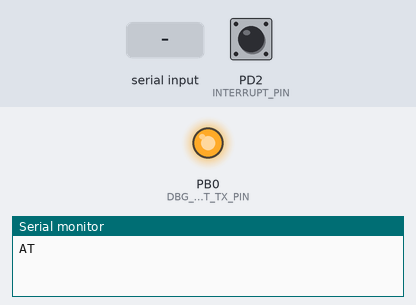
A program run on a simulated ATmega328P, built with avr-gcc and emulated at 16 MHz. Parts: output pins drawn as LEDs (lit = HIGH), the last lines printed to the serial monitor. The test bench sets the inputs (shaded band); at power-on: PD2 (INTERRUPT_PIN) HIGH.

Above: at 1.8 s.
1.9 s: PD2 (INTERRUPT_PIN) pulled LOW for 0.15 s
At 3.1 s:
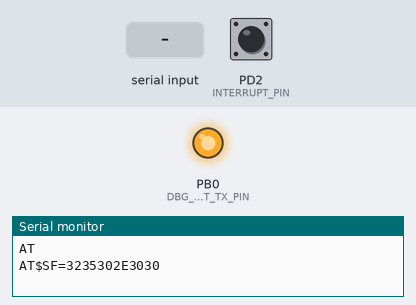
3.5 s: "1\n" received over Serial
5.0 s: "0\n" received over Serial
At 5.7 s:
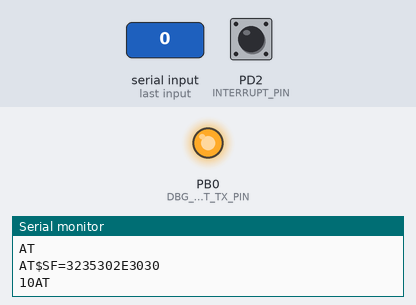
Timing chart, 0 to 8.0 s (numbered marks = the images above; inputs shaded):
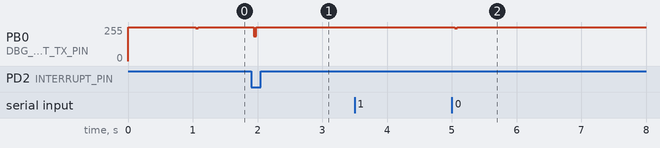

Measured:
- after the input at 1.9 s, PB0 (DBG_UART_TX_PIN): 255/255 → 185/255 at once, → 255/255 0.04 s later
- after the input at 5.0 s, PB0 (DBG_UART_TX_PIN): 255/255 → 246/255 at once, → 255/255 0.04 s later

The program:

main.c
```c
/*
 * main.c
 *
 *  Created on: 17 Sep 2015
 *      Author: benjie
 */

#include <avr/io.h>
#include <util/delay.h>
#include <stdio.h>
#include <string.h>
#include <avr/interrupt.h>
#include <avr/sleep.h>

#include "dbg_putchar.h"
#include "usart.h"
#include "adc.h"
#include "millis.h"

#define ADC_CHANNEL 5
#define INTERRUPT_PIN 2
#define TIME_DELAY 20

void snocCmd(char cmdStr[]);

int main(void) {

	//enable pull-up on INT-0 pin(PD2)
	DDRD &= ~(1 << INTERRUPT_PIN);
	PORTD |= (1 << INTERRUPT_PIN);

	//configure for falling edge of IRQ
	EICRA |= (1 << ISC01);

	//enable INT0
	EIMSK |= (1 << INT0);

	//enable global INTs - 1 in I-bit of SREG
	sei();

	usartInit();
	dbg_tx_init();
	millisInit();
	adcInit(ADC_CHANNEL);

	//adding a delay before sending AT commands
	_delay_ms(1000);

	snocCmd("AT\n");
	snocCmd("AT\n");
	snocCmd("AT\n");

	while (1) {
		sleep_mode(); //CPU stops executing

	}

}

void snocCmd(char cmdStr[]) {
	char rxStr[20];
	uint8_t rxIndex = 0;
	uint8_t newLineReceived = 0;

	dbg_putStr(cmdStr);
	usartSendString(cmdStr);
	rxIndex = 0;

	while (!newLineReceived) {

		while (!usartCharReceived()) {

		}

		rxStr[rxIndex] = usartReadChar();
		if (rxStr[rxIndex] == '\n') {
			newLineReceived = 1;
			rxStr[rxIndex] = '\0';
		} else {
			rxIndex++;
		}
	}
	usartSendString(rxStr);
}


ISR(INT0_vect) {

	static uint32_t currentTime, lastISRRunTime = 0;
	currentTime = millis();

	if (currentTime - lastISRRunTime >= TIME_DELAY) {

		//clear EIFR flag in case of bounce
		if (EIFR & (1 << INTF0)) {
			EIFR |= (1 << INTF0);
		}

		if (!(PIND & (1 << 2))) { //PD2 (INT0) is low
			char myTempStr[17], outword[33], finalCommand[20]; //17:16+1, 33:16*2+1
			double currentTemp;
			uint16_t adcValue;
			adcValue = adcRead();
			currentTemp = ((5.0 / 1024) * adcValue) / 0.01; //((refVolt/steps)*code)/10mV = degree temp
			sprintf(myTempStr, "%.2lf", currentTemp);
			int len = strlen(myTempStr);
			if (myTempStr[len - 1] == '\n')
				myTempStr[--len] = '\0';

			for (int i = 0; i < len; i++) {
				sprintf(outword + i * 2, "%02X", myTempStr[i]);
			}

			sprintf(finalCommand, "AT$SF=%s\n", outword);
			snocCmd(finalCommand);
		}
		lastISRRunTime  = currentTime;
	}
}
```

adc.c
```c
/*
 * adc.c
 *
 *  Created on: 14-Dec-2018
 *      Author: vishani
 */

#include <avr/interrupt.h>
#include <util/atomic.h>

#include "adc.h"

void adcInit(uint8_t channel) {
	//Make ADC5 an input pin
	DDRC &= ~(1 << channel);

	//Connect channel 5 to ADC (AD5 pin)
	ADMUX |= ((1 << MUX2) | (1 << MUX0));

	//use AVcc as ref voltage
	ADMUX |= (1 << REFS0);

	//8 bit result
	//ADMUX |= (1 << ADLAR);

	//128 prescale = 125kHz ADC clock
	ADCSRA |= ((1 << ADPS0) | (1 << ADPS1) | (1 << ADPS2));

	//switch on ADC
	ADCSRA |= (1 << ADEN);
}

uint16_t adcRead(void) {
	uint16_t adcResult;
	//start conversion
	ADCSRA |= (1 << ADSC);

	//wait for ADC to complete
	//wait until ADSC bit goes low
	while (ADCSRA & (1 << ADSC)) {

	}

	//ADC is complete - grab result...
	adcResult = ADC;
	return adcResult;
}
```

adc.h
```c
/*
 * adc.h
 *
 *  Created on: 14-Dec-2018
 *      Author: vishani
 */

#ifndef ADC_H_
#define ADC_H_

void adcInit(uint8_t channel);
uint16_t adcRead(void);


#endif /* ADC_H_ */
```

dbg_putchar.c
```c
// (licence header left out)
#include <stdint.h>
#include <avr/io.h>
#include <avr/interrupt.h>

#include "dbg_putchar.h"

#if DBG_UART_ENABLE

void dbg_putStr(char string[])
{
	uint8_t i = 0;

	while(string[i] != '\0')
	{
		dbg_putchar(string[i++]);
	}
}

void dbg_putchar(uint8_t c)
{
#define DBG_UART_TX_NUM_DELAY_CYCLES	((F_CPU/DBG_UART_BAUDRATE-16)/4+1)
#define DBG_UART_TX_NUM_ADD_NOP		((F_CPU/DBG_UART_BAUDRATE-16)%4)
	uint8_t sreg;
	uint16_t tmp;
	uint8_t numiter = 10;

	sreg = SREG;
	cli();

	asm volatile (
		/* put the START bit */
		"in %A0, %3"		"\n\t"	/* 1 */
		"cbr %A0, %4"		"\n\t"	/* 1 */
		"out %3, %A0"		"\n\t"	/* 1 */
		/* compensate for the delay induced by the loop for the
		 * other bits */
		"nop"			"\n\t"	/* 1 */
		"nop"			"\n\t"	/* 1 */
		"nop"			"\n\t"	/* 1 */
		"nop"			"\n\t"	/* 1 */
		"nop"			"\n\t"	/* 1 */

		/* delay */
	   "1:" "ldi %A0, lo8(%5)"	"\n\t"	/* 1 */
		"ldi %B0, hi8(%5)"	"\n\t"	/* 1 */
	   "2:" "sbiw %A0, 1"		"\n\t"	/* 2 */
		"brne 2b"		"\n\t"	/* 1 if EQ, 2 if NEQ */
#if DBG_UART_TX_NUM_ADD_NOP > 0
		"nop"			"\n\t"	/* 1 */
  #if DBG_UART_TX_NUM_ADD_NOP > 1
		"nop"			"\n\t"	/* 1 */
    #if DBG_UART_TX_NUM_ADD_NOP > 2
		"nop"			"\n\t"	/* 1 */
    #endif
  #endif
#endif
		/* put data or stop bit */
		"in %A0, %3"		"\n\t"	/* 1 */
		"sbrc %1, 0"		"\n\t"	/* 1 if false,2 otherwise */
		"sbr %A0, %4"		"\n\t"	/* 1 */
		"sbrs %1, 0"		"\n\t"	/* 1 if false,2 otherwise */
		"cbr %A0, %4"		"\n\t"	/* 1 */
		"out %3, %A0"		"\n\t"	/* 1 */

		/* shift data, putting a stop bit at the empty location */
		"sec"			"\n\t"	/* 1 */
		"ror %1"		"\n\t"	/* 1 */

		/* loop 10 times */
		"dec %2"		"\n\t"	/* 1 */
		"brne 1b"		"\n\t"	/* 1 if EQ, 2 if NEQ */
		: "=&w" (tmp),			/* scratch register */
		  "=r" (c),			/* we modify the data byte */
		  "=r" (numiter)		/* we modify number of iter.*/
		: "I" (_SFR_IO_ADDR(DBG_UART_TX_PORT)),
		  "M" (1<<DBG_UART_TX_PIN),
		  "i" (DBG_UART_TX_NUM_DELAY_CYCLES),
		  "1" (c),			/* data */
		  "2" (numiter)
	);
	SREG = sreg;
}
#undef DBG_UART_TX_NUM_DELAY_CYCLES
#undef DBG_UART_TX_NUM_ADD_NOP

#endif
```

dbg_putchar.h
```c
// (licence header left out)
#ifndef DBG_PUTCHAR_H
#define DBG_PUTCHAR_H

#include <stdint.h>

/* User setting -> Whether to enable the software UART */
#define DBG_UART_ENABLE		1

/* User setting -> Output pin the software UART */
#define DBG_UART_TX_PORT	PORTB
#define DBG_UART_TX_DDR		DDRB
#define DBG_UART_TX_PIN		PB0

/* User setting -> Software UART baudrate. */
#define DBG_UART_BAUDRATE	9600


/* ---- DO NOT TOUCH BELOW THIS LINE ---- */

#if DBG_UART_ENABLE

/**
 * @brief Debug software UART initialization.
 */
#define dbg_tx_init()	do { \
		DBG_UART_TX_PORT |= (1<<DBG_UART_TX_PIN); \
		DBG_UART_TX_DDR |= (1<<DBG_UART_TX_PIN); \
	} while(0)

/**
 * @brief Software UART routine for transmitting debug information.
 *
 * @warning This routine blocks all interrupts until all 10 bits  ( 1 START +
 * 8 DATA + 1 STOP) are transmitted. This would be about 1ms with 9600bps.
 *
 * @note Calculation for the number of CPU cycles, executed for one bit time:
 * F_CPU/BAUDRATE = (3*1+2) + (2*1 + (NDLY-1)*4 + 2+1) + 6*1
 *
 * (NDLY-1)*4 = F_CPU/BAUDRATE - 16
 * NDLY = (F_CPU/BAUDRATE-16)/4+1
 */
extern void dbg_putchar(uint8_t c);
extern void dbg_putStr(char string[]);


#else
  #define dbg_tx_init()
  #define dbg_putchar(A)		((void)(A))
#endif	/* DBG_UART_ENABLE */

#endif	/* DBG_PUTCHAR_H */
```

millis.c
```c
/*
 * millis.c
 *
 *  Created on: 13-Nov-2018
 *      Author: vishani
 */

# include <avr/interrupt.h>
# include "millis.h"

// In this case the static keyword means that while the elapsedMillis variable
// is a global variable it is only visible in this file (millis.c) i.e.
// It is accessable by all funcions in this file only.
static uint32_t elapsedMillis;

/*
 *ISR for timer compare register
 */
ISR(TIMER0_COMPA_vect) {
	//static variable in isr 'lastISRRunTime'. if diff is less than 20ms , do nothing
	elapsedMillis++;
}

/*
 * This function should set up timer 0 to expire at some sub-muliple of 1mS.
 * Use mode 2 - CTC
 * Enable the comparison interrupt (OCIE0A)
 * Load the OCR0A with the correct value
 * Initialise elapsedMillis to zero.
 * Set correct prescale and start timer.
 */
void millisInit(void) {
	elapsedMillis=0;
	TCCR0A |= (1 << WGM01); // Configure timer 0 for CTC mode
	TIMSK0 |= (1 << OCIE0A); // Enable CTC interrupt
	sei();// Enable global interrupts
	OCR0A = 249; // Set CTC compare value to 1000Hz at 16 MHz AVR clock , with a prescaler of 64
	TCCR0B |= ((1 << CS01) | (1 << CS00)); // Start timer at Fcpu /64

}

/* This function should return the number of milliseconds passed since
 * the millisInit() function was called.
 * The count of elapsedMillis is incremented by an ISR.
 */
uint32_t millis(void) {
	/* Question: What happens if the ISR runs in the middle of accessing your
	 * uint32_t elapsedMillis count variable?
	 * Do you need to do anything to ensure this function works correctly in
	 * that case?
	 */
	 uint32_t localmillis;
	 cli();
	 localmillis = elapsedMillis;
	 sei();
	 return localmillis;
}
```

millis.h
```c
/*
 * millis.h
 *
 *  Created on: 13-Nov-2018
 *      Author: vishani
 */

#ifndef MILLIS_H_
#define MILLIS_H_

void millisInit(void);
uint32_t millis(void);

#endif /* MILLIS_H_ */
```

usart.c
```c
/*
 * usart.c
 *
 *  Created on: 7 Oct 2016
 *      Author: btoland
 */

#include <avr/interrupt.h>
#include <util/atomic.h>

#include "usart.h"

void usartInit(void)
{
	UCSR0B |= ((1<<RXEN0) | (1<<TXEN0));

	UBRR0 = 0x68;
}

void usartEnableRxInt(void)
{
	UCSR0B |= (1<<RXCIE0);
}

void usartSendChar(char c)
{
	while ((UCSR0A & (1 << UDRE0)) == 0) {}; // Do nothing until UDR is ready for more data to be written to it
	UDR0 = c;
}

void usartSendString(char string[])
{
	uint8_t i = 0;

	while(string[i] != '\0')
	{
		usartSendChar(string[i++]);
	}
}

uint8_t usartCharReceived(void)
{
	uint8_t retVal = 0;

	if(UCSR0A & (1 << RXC0))
	{
		retVal = 1;
	}

	return retVal;
}

char usartReadChar(void)
{
	return UDR0;
}
```

usart.h
```c
/*
 * usart.h
 *
 *  Created on: 7 Oct 2016
 *      Author: btoland
 */

#ifndef USART_H_
#define USART_H_

#include <stdint.h>

void usartInit(void);
void usartEnableRxInt(void);

void usartSendChar(char c);
void usartSendString(char []);

uint8_t usartCharReceived(void);
char usartReadChar(void);

#endif /* USART_H_ */
```
